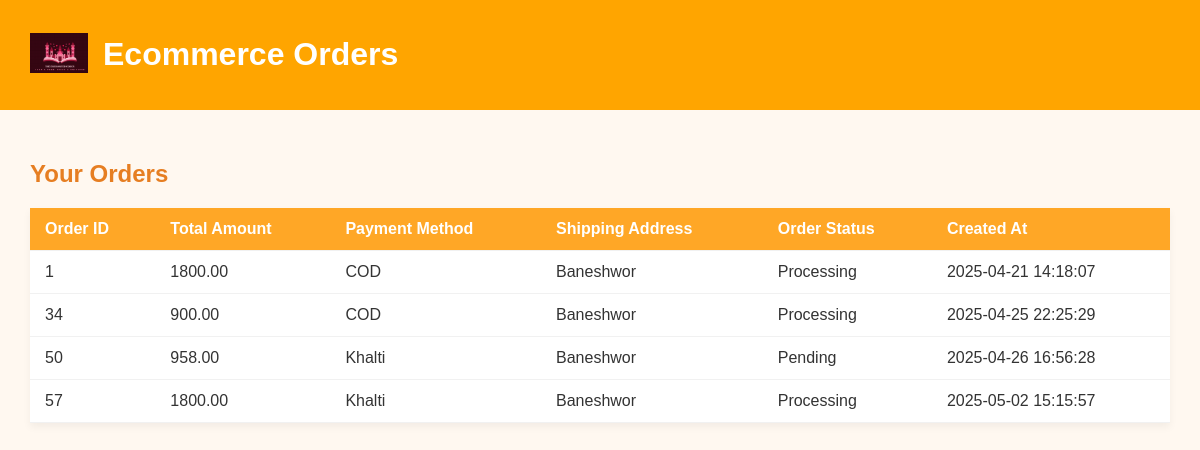
Screenshot of /Landing/static/orders.php (signed in) with the database file from the repository.
### tables this page shows
CREATE TABLE `orders` (
  `id` int(11) NOT NULL,
  `user_id` int(11) DEFAULT NULL,
  `total_amount` decimal(10,2) DEFAULT NULL,
  `payment_method` varchar(20) DEFAULT NULL,
  `shipping_address` text DEFAULT NULL,
  `order_status` varchar(20) DEFAULT NULL,
  `created_at` datetime DEFAULT NULL,
  `transaction_id` varchar(255) DEFAULT NULL
);

### Landing/static/orders.php (the view, shortened to what this page needs)
<?php
$servername = "localhost";
$username = "root";
$password = "";
$dbname = "ecommerce";
$conn = new mysqli($servername, $username, $password, $dbname);
$user_id = $_SESSION['user_id'];
$query = "SELECT * FROM orders WHERE user_id = ?";
$stmt = $conn->prepare($query);
$stmt->bind_param("i", $user_id);
$stmt->execute();
$result = $stmt->get_result();
?>
<!DOCTYPE html>
<html>
<head>
</head>
<body>
    <div class="header">
        <a href="../explore.php">
            <img src="../logo.png" alt="Logo">
        </a>
        <h1>Ecommerce Orders</h1>
    </div>
    <div class="container">
        <?php
        if ($result->num_rows > 0) {
            echo "<h2>Your Orders</h2>";
            echo "<table>";
            echo "<tr>
                <th>Order ID</th>
                <th>Total Amount</th>
                <th>Payment Method</th>
                <th>Shipping Address</th>
                <th>Order Status</th>
                <th>Created At</th>
              </tr>";
            while ($row = $result->fetch_assoc()) {
                echo "<tr>
                    <td>{$row['id']}</td>
                    <td>{$row['total_amount']}</td>
                    <td>{$row['payment_method']}</td>
                    <td>{$row['shipping_address']}</td>
                    <td>{$row['order_status']}</td>
                    <td>{$row['created_at']}</td>
                  </tr>";
            }
            echo "</table>";
        } else {
            echo "<p>You have no orders.</p>";
        }
        ?>
    </div>
</body>
</html>

### Landing/static/orders.php (style rules this page uses)
body { font-family: Arial, sans-serif; background-color: #fff8f0; color: #333; margin: 0; padding: 0; }
.header { background-color: orange; padding: 15px 30px; display: flex; align-items: center; color: white; }
.header img { height: 40px; margin-right: 15px; }
.container { padding: 30px; }
h2 { color: #e67e22; }
table { width: 100%; border-collapse: collapse; background-color: white; box-shadow: 0 4px 8px rgba(0, 0, 0, 0.05); }
th, td { padding: 12px 15px; text-align: left; border-bottom: 1px solid #f1f1f1; }
th { background-color: #ffa726; color: white; }

### rows the page displays
orders: id "1", total_amount "1800.00", payment_method "COD", shipping_address "Baneshwor", order_status "Processing", created_at "2025-04-21 14:18:07"
orders: id "34", total_amount "900.00", payment_method "COD", shipping_address "Baneshwor", order_status "Processing", created_at "2025-04-25 22:25:29"
orders: id "50", total_amount "958.00", payment_method "Khalti", shipping_address "Baneshwor", order_status "Pending", created_at "2025-04-26 16:56:28"
orders: id "57", total_amount "1800.00", payment_method "Khalti", shipping_address "Baneshwor", order_status "Processing", created_at "2025-05-02 15:15:57"
